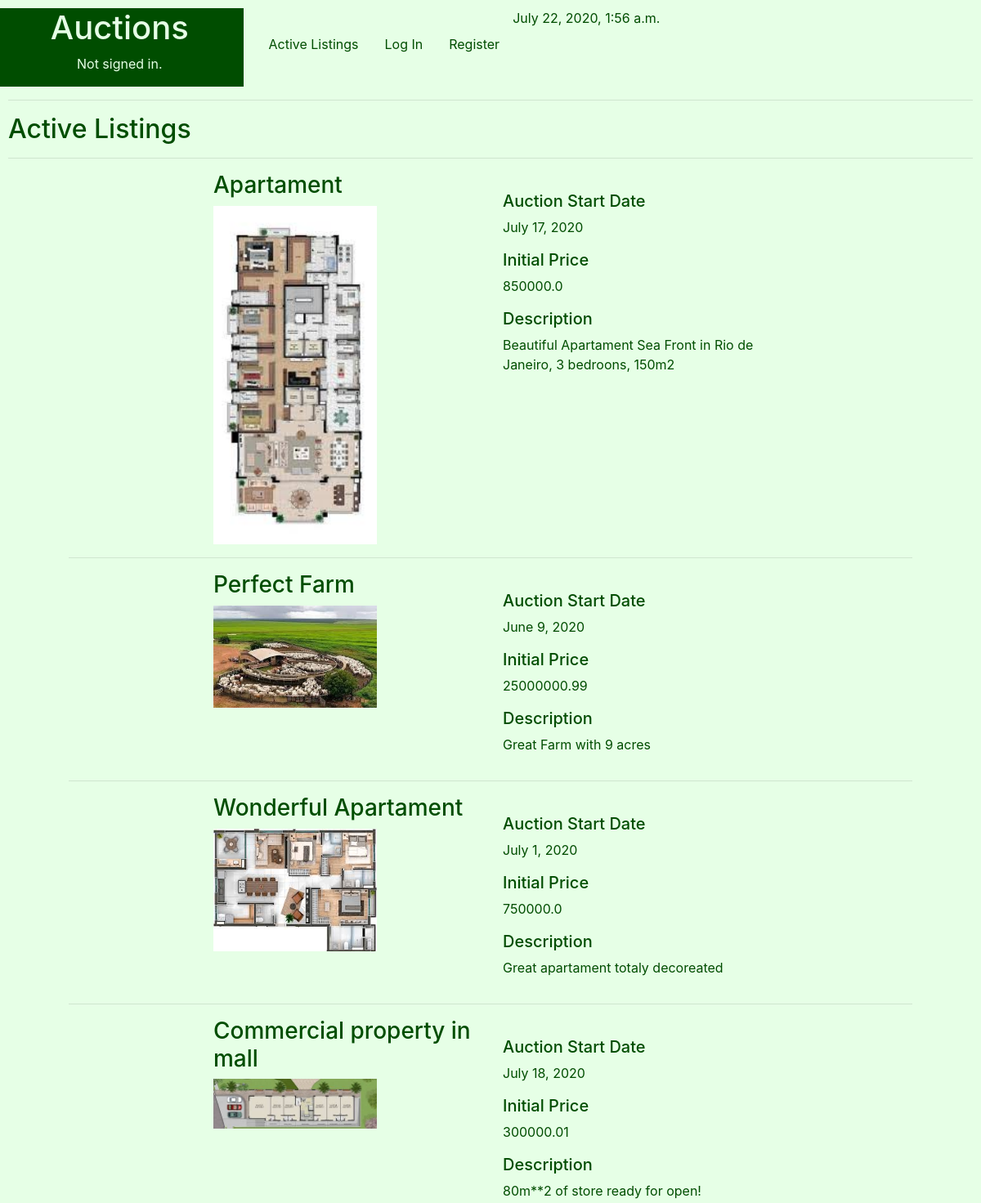
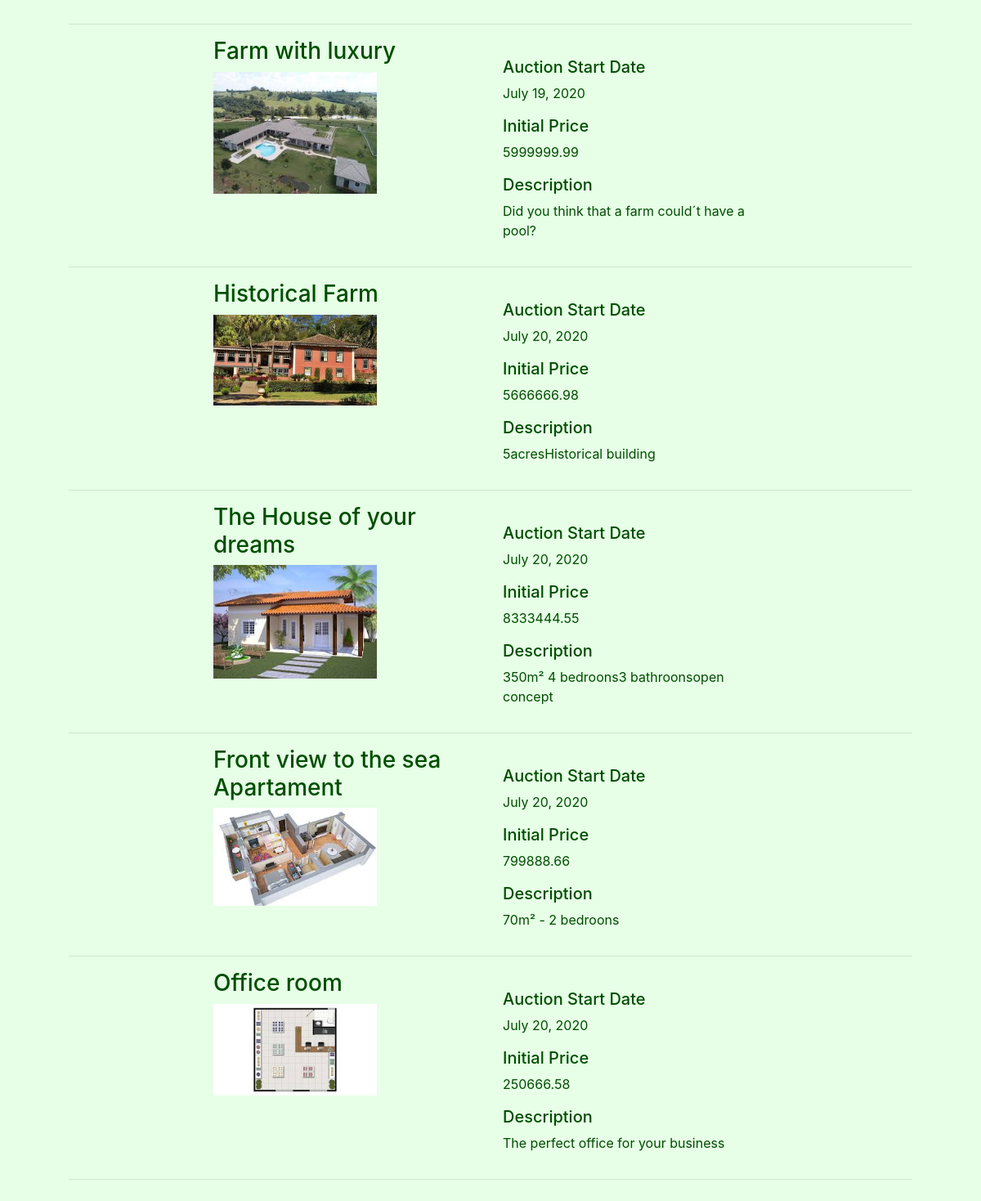
The page / on the database its author committed (2 pictures, top to bottom).
### auctions/models.py (models this page shows, shortened)
class Listings(models.Model):
    STATUS = (
        ('Active', 'Active - Receiving Bids'),
        ('To Begin', 'To Begin - De Auction didn´t start yet'),
        ('Closed', 'Closed - The seller gave up the auction'),
        ('Sold', 'Sold'),
    )
    Ltitle = models.CharField(help_text="Choose a title for your listing",max_length=50)
    Ccode=models.IntegerField(help_text="Categories Ex: 1-Apartament,2-Commercial,3-Farm, 4-House ") #foreign key from PropTypes
    Ldescription = models.CharField(max_length=250)
    Lprice = models.FloatField(help_text="starting bid Just USD") #initial price
    Ldatestart = models.DateField(help_text="Please use the following format: <em>YYYY-MM-DD</em>. for the auction start")
    Lduration = models.IntegerField(help_text="Duration expressed in days" )
    Luser = models.CharField(max_length=25)
    Limage= models.ImageField(upload_to="media", blank=True) #Name of the picture saved on static folder
    Lstatus = models.CharField(max_length=8, choices=STATUS )

### auctions/views.py (the view)
# urls.py: path("", views.index, name="index"),
def index(request):
    d = datetime.datetime.now()
    context={
            "d" : d,
            "ActiveListings": Listings.objects.all(),
    }
    return render(request, "auctions/index.html", context)

### auctions/templates/auctions/index.html (shortened to what this page needs)
{% extends "auctions/layout.html" %}
{% block body %}
  <h2>Active Listings</h2>
    <hr>
    <div class="form-group">
      <form >
          {% if ActiveListings|length > 0 %}
              {% for Active in ActiveListings %}
                    {%if Active.Lstatus == "Active"%}
                        <div class="container" style="border:#004d00; width:90%">
                            <div class="row"  width="1700px">
                                <div class="col-lg-2">
                                </div>
                                <div class="col-lg-4">
                                    <h3>{{ Active.Ltitle }}</h3>
    		                            <img src=" {{Active.Limage.url}} "  width="200">
                                    <br>
                                </div>
                                <div class="col-lg-4">
                                  <br>
                                  <h5>Auction Start Date  </h5>
                                  <p>{{ Active.Ldatestart }}</p>
                                    <h5>Initial Price </h5>
                                    <p> {{ Active.Lprice }}</p>
                       	          <h5>Description</h5>
    					        	          <p>{{ Active.Ldescription }}</p>
                                </div>
                                <div class="col-lg-2">
                                </div>
                            </div>
                            <hr>
                        </div>
                    {%endif%}
    				  {% endfor %}
          {% else %}
    	         	<div class="form-group">
    		          	<output>No matches found</output>
    	        	</div>
          {% endif %}
    	</form>
    </div>
{% endblock %}

### auctions/templates/auctions/layout.html (shortened to what this page needs)
{% load static %}
<!DOCTYPE html>
<html lang="en">
    <head>
        <link rel="stylesheet" href="https://stackpath.bootstrapcdn.com/bootstrap/4.4.1/css/bootstrap.min.css">
        <link rel="stylesheet" href="https://cdnjs.cloudflare.com/ajax/libs/font-awesome/4.7.0/css/font-awesome.min.css">
        <link href="{% static 'auctions/styles.css' %}" rel="stylesheet">
    </head>
    <body>
        <div class="row">
            <div class="col-lg-3" style="background-color:#004d00;color:#e6ffe6 ;">
                <h1 style="text-align: center;">Auctions</h1>
                {% if user.is_authenticated %}
                    <p style="text-align: center;">Signed in as <strong >{{ user.username }}</strong>.</p>
                {% else %}
                    <p style="text-align: center;">Not signed in.</p>
                {% endif %}
            </div>
            <div class="col-lg-9" >
                <ul class="nav">
                <li class="nav-item"><br>
                  <a  style="color:  #004d00;" class="nav-link" href="{% url 'auctions:index' %}">Active Listings</a>
                </li>
                {% if user.is_authenticated %}
                    <li class="nav-item"><br>
                    <a  style="color:  #004d00;" class="nav-link" href="{% url 'auctions:CreateListings' %}">Create Listing</a>
                    </li>
                    <li class="nav-item"><br>
                    <a  style="color:  #004d00;" class="nav-link" href="{% url 'auctions:Watchlist' %}">Watchlist</a>
                    </li>
                    <li class="nav-item"><br>
                    <a  style="color:  #004d00;" class="nav-link" href="{% url 'auctions:Categories' %}">Categories</a>
                    </li>
                    <li class="nav-item"><br>
                    <a  style="color:  #004d00;" class="nav-link" href="{% url 'auctions:Listingspage' %}">Listings Page or Bid´s Page</a>
                    </li>
                    <li class="nav-item"><br>
                    <a  style="color:  #004d00;" class="nav-link" href="{% url 'auctions:logout' %}">Log Out</a>
                    </li>
                {% else %}
                    <li class="nav-item"><br>
                        <a  style="color:  #004d00;" class="nav-link" href="{% url 'auctions:login' %}">Log In</a>
                    </li>
                    <li class="nav-item"><br>
                        <a  style="color:  #004d00;" class="nav-link" href="{% url 'auctions:register' %}">Register</a>
                    </li>
                {% endif %}
                    <li>   {{d}} </li>
                </ul>
            </div>
        </div>
      <hr>
      {% block body %}
      {% endblock %}
    </body>
</html>

### auctions/static/auctions/styles.css (style rules this page uses)
body { padding: 10px; }

### auctions/templates/auctions/layout.html (style rules this page uses)
body { background-color:#e6ffe6 ; color: #004d00; }

### rows shown on the page
Listings: Ltitle "Apartament", Limage (picture), Ldatestart "July 17, 2020", Lprice "850000.0", Ldescription "Beautiful Apartament Sea Front in Rio de Janeiro, 3 bedroons, 150m2"
Listings: Ltitle "Perfect Farm", Limage (picture), Ldatestart "June 9, 2020", Lprice "25000000.99", Ldescription "Great Farm with 9 acres"
Listings: Ltitle "Wonderful Apartament", Limage (picture), Ldatestart "July 1, 2020", Lprice "750000.0", Ldescription "Great apartament totaly decoreated"
Listings: Ltitle "Commercial property in mall", Limage (picture), Ldatestart "July 18, 2020", Lprice "300000.01", Ldescription "80m**2 of store ready for open!"
Listings: Ltitle "Farm with luxury", Limage (picture), Ldatestart "July 19, 2020", Lprice "5999999.99", Ldescription "Did you think that a farm could´t have a pool?"
Listings: Ltitle "Historical Farm", Limage (picture), Ldatestart "July 20, 2020", Lprice "5666666.98", Ldescription "5acresHistorical building"
Listings: Ltitle "The House of your dreams", Limage (picture), Ldatestart "July 20, 2020", Lprice "8333444.55", Ldescription "350m² 4 bedroons3 bathroonsopen concept"
Listings: Ltitle "Front view to the sea Apartament", Limage (picture), Ldatestart "July 20, 2020", Lprice "799888.66", Ldescription "70m² - 2 bedroons"
Listings: Ltitle "Office room", Limage (picture), Ldatestart "July 20, 2020", Lprice "250666.58", Ldescription "The perfect office for your business"
